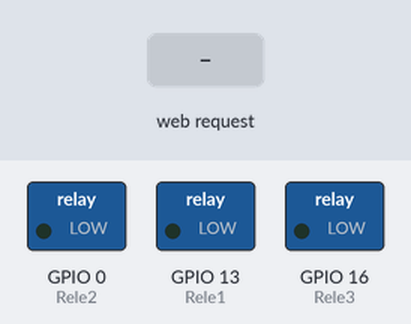
Recording of a sketch running on a simulated ESP8266 (NodeMCU). Shown: switched loads named in the sketch (green lamp = pin HIGH). Inputs (shaded band) come from the test bench. WiFi joins after 1.5 s; servers stay silent unless stated; what the sketch prints to the serial monitor is not drawn.

Above: at 12.7 s.
12.8 s: HTTP request GET /CN-R1-ON received
At 13.8 s:
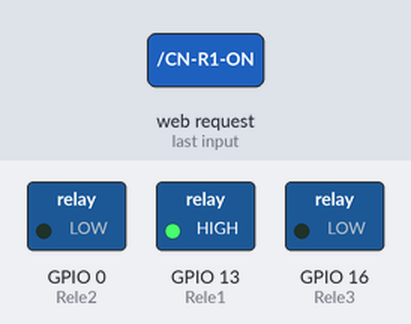
14.3 s: HTTP request GET /CN-RT-ON received
At 15.0 s:
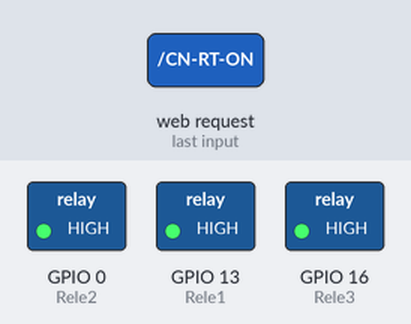
15.8 s: HTTP request GET /CN-R1-OFF received
At 16.2 s:
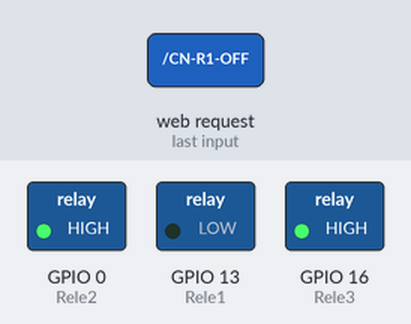
17.3 s: HTTP request GET /CN-R2-OFF received
At 18.5 s:
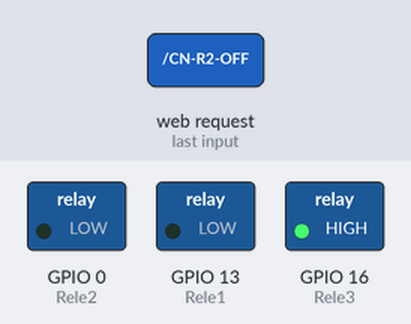
18.8 s: HTTP request GET /CN-R1-ON received
At 19.6 s:
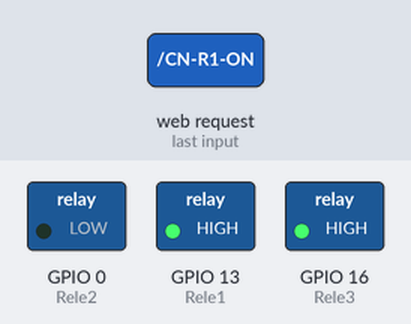
20.3 s: HTTP request GET /CN-R2-ON received
At 20.7 s:
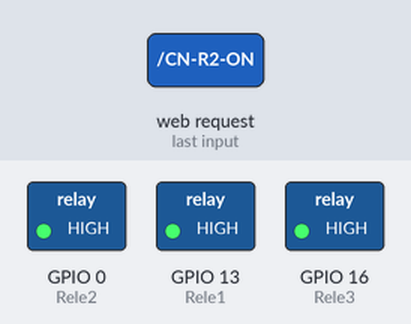
Timing chart, 0 to 22.8 s (numbered marks = the images above; inputs shaded):
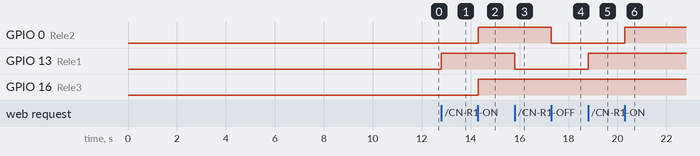

The sketch:

Monitoreo_control_nivel.ino
```cpp
#include <ESP8266WiFi.h>
 #include <Wire.h>
const char* ssid = "RED NODE";
const char* password = "RED12345";

IPAddress ip(192,168,0,10);
IPAddress gateway(192, 168, 0, 1);
IPAddress subnet(255, 255, 255, 0);
WiFiServer server(80);

const int Rele1= 13;
const int Rele2= 0;
const int Rele3= 16;

int Estado1,Estado2,Estado3=0;

const int triger1 = 2;
const int echo1   = 10;
const int triger2 = 4;
const int echo2   = 5;
const int triger3 = 14;
const int echo3   = 12;

int d1,d2,d3;
long esp1,esp2,esp3;
void setup()
{
  Serial.begin(9600);
  delay(10);
  Serial.println();
  Serial.print("Conectando a la red WIFI ");
  Serial.println(ssid);
  WiFi.begin(ssid, password);
  WiFi.config(ip, gateway, subnet);
  while (WiFi.status() != WL_CONNECTED) {
  delay(500);
  Serial.print(".");
  }
  Serial.println("");
  Serial.println("WiFi conectado");
  server.begin();
  Serial.println("Servidor web ejecutándose, Esperando IP...");
  delay(10000);
  Serial.println(WiFi.localIP());


  pinMode(Rele1, OUTPUT); // Luces
  pinMode(Rele2, OUTPUT); // Luces
  pinMode(Rele3, OUTPUT); // Luces
  digitalWrite(Rele1, LOW);
  digitalWrite(Rele2, LOW);
  digitalWrite(Rele3, LOW);

  pinMode(triger1, OUTPUT);
  pinMode(echo1,    INPUT);
  pinMode(triger2, OUTPUT);
  pinMode(echo2,    INPUT);
  pinMode(triger3, OUTPUT);
  pinMode(echo3,    INPUT);

  digitalWrite(triger1, LOW);
  digitalWrite(triger2, LOW);
  digitalWrite(triger3, LOW);
  }
void loop()
{

  WiFiClient client = server.available();

  if (client)
  {
    Serial.println("New client");
    boolean blank_line = true;
     String currentLine = "";
    while (client.connected()) {
      if (client.available()) {
        char c = client.read();
        Serial.write(c);
     if (c == '\n')
     {
       if (currentLine.length() == 0)
     {
        client.println();
        break;
       }
       else
       { currentLine = "";
       }
     }
     else if (c != '\r')
     {  currentLine += c;
     }


///////////////////////////////////////////////////////////////////////////  Monitoreo de nivel  ////////////////////////////////////////////////////////////////////////////////////////////////
                                                                //  #IP=192.168.5.10/N1=14cm/N2=14cm/N3=14cm/#
    if (currentLine.endsWith("GET /CN-Valores"))  {
       digitalWrite(triger1, LOW);delayMicroseconds(10);digitalWrite(triger1, HIGH);delayMicroseconds(10);digitalWrite(triger1, LOW);esp1 = (pulseIn(echo1, HIGH)/2); d1 = int(esp1 * 0.0343);
       delay (1000);
       digitalWrite(triger2, LOW);delayMicroseconds(10);digitalWrite(triger2, HIGH);delayMicroseconds(10);digitalWrite(triger2, LOW);esp2 = (pulseIn(echo2, HIGH)/2); d2 = int(esp2 * 0.0343);
       delay (1000);
       digitalWrite(triger3, LOW);delayMicroseconds(10);digitalWrite(triger3, HIGH);delayMicroseconds(10);digitalWrite(triger3, LOW);esp3 = (pulseIn(echo3, HIGH)/2); d3 = int(esp3 * 0.0343);
       delay (1000);
                                                 client.print("#IP=");client.print(WiFi.localIP());client.print("/");
                                                 client.print("N1=");client.print(d1);client.print("cm");client.print("/");client.print("N2=");client.print(d2);client.print("cm");client.print("/");client.print("N3=");client.print(d3);client.print("cm");
                                                 client.println("/#");}

//////////////////////////////////////////////////////////////////////////////  CONTROL ON/OFF RELE 1//////////////////////////////////////////////////////////////////////////////////////////////////
                                                                      //#IP=192.168.5.10/R1=1/R2=0/R3=0#
    if (currentLine.endsWith("GET /CN-R1-ON")) { digitalWrite(Rele1, HIGH);Estado1=1;client.print("#IP=");client.print(WiFi.localIP());client.print("/");client.print("R1=");client.print(Estado1);client.print("/");client.print("R2=");client.print(Estado2);client.print("/");client.print("R3=");client.print(Estado3);
                                                client.println("/#");}
    if (currentLine.endsWith("GET /CN-R1-OFF")) { digitalWrite(Rele1,LOW);Estado1=0;client.print("#IP=");client.print(WiFi.localIP());client.print("/");client.print("R1=");client.print(Estado1);client.print("/");client.print("R2=");client.print(Estado2);client.print("/");client.print("R3=");client.print(Estado3);
                                                client.println("/#");}
 //////////////////////////////////////////////////////////////////////////////  CONTROL ON/OFF RELE 2 //////////////////////////////////////////////////////////////////////////////////////////////////
                                                                          //#IP=192.168.5.10/R1=1/R2=1/R3=0#
    if (currentLine.endsWith("GET /CN-R2-ON")) { digitalWrite(Rele2, HIGH);Estado2=1;client.print("#IP=");client.print(WiFi.localIP());client.print("/");client.print("R1=");client.print(Estado1);client.print("/");client.print("R2=");client.print(Estado2);client.print("/");client.print("R3=");client.print(Estado3);
                                               client.println("/#");}
    if (currentLine.endsWith("GET /CN-R2-OFF")) { digitalWrite(Rele2,LOW);Estado2=0;client.print("#IP=");client.print(WiFi.localIP());client.print("/");client.print("R1=");client.print(Estado1);client.print("/");client.print("R2=");client.print(Estado2);client.print("/");client.print("R3=");client.print(Estado3);
                                               client.println("/#");}
//////////////////////////////////////////////////////////////////////////////  CONTROL ON/OFF RELE 3 //////////////////////////////////////////////////////////////////////////////////////////////////
                                                                         //#IP=192.168.5.10/R1=1/R2=1/R3=1#
    if (currentLine.endsWith("GET /CN-R3-ON")) { digitalWrite(Rele3, HIGH);Estado3=1;client.print("#IP=");client.print(WiFi.localIP());client.print("/");client.print("R1=");client.print(Estado1);client.print("/");client.print("R2=");client.print(Estado2);client.print("/");client.print("R3=");client.print(Estado3);
                                               client.println("/#");}
    if (currentLine.endsWith("GET /CN-R3-OFF")) { digitalWrite(Rele3,LOW);Estado3=0;client.print("#IP=");client.print(WiFi.localIP());client.print("/");client.print("R1=");client.print(Estado1);client.print("/");client.print("R2=");client.print(Estado2);client.print("/");client.print("R3=");client.print(Estado3);
                                               client.println("/#");}

//////////////////////////////////////////////////////////////////////////////  CONTROL ON/OFF RELES /////////////////////////////////////////////////////////////////////////////////////////////////

 if (currentLine.endsWith("GET /CN-RT-ON")) { digitalWrite(Rele1,HIGH);digitalWrite(Rele2,HIGH);digitalWrite(Rele3,HIGH);Estado1=1,Estado2=1,Estado3=1;client.print("#IP=");client.print(WiFi.localIP());client.print("/");client.print("R1=");client.print(Estado1);client.print("/");client.print("R2=");client.print(Estado2);client.print("/");client.print("R3=");client.print(Estado3);
                                              client.println("/#");}
 if (currentLine.endsWith("GET /CN-RT-OFF")) { digitalWrite(Rele1,LOW);digitalWrite(Rele2,LOW);digitalWrite(Rele3,LOW);Estado1=0,Estado2=0,Estado3=0;client.print("#IP=");client.print(WiFi.localIP());client.print("/");client.print("R1=");client.print(Estado1);client.print("/");client.print("R2=");client.print(Estado2);client.print("/");client.print("R3=");client.print(Estado3);
                                              client.println("/#");}


    }
    }
////////  Se cierra la conexion:  //////////////////////////////////////////////////
    client.stop();
    Serial.println("cliente desconectado");
  }
}
```

Measured:
- after the input at 12.8 s, GPIO 13 (Rele1): LOW → HIGH at once
- after the input at 14.3 s, GPIO 0 (Rele2), GPIO 16 (Rele3): LOW → HIGH at once
- after the input at 15.8 s, GPIO 13 (Rele1): HIGH → LOW at once
- after the input at 17.3 s, GPIO 0 (Rele2): HIGH → LOW at once
- after the input at 18.8 s, GPIO 13 (Rele1): LOW → HIGH at once
- after the input at 20.3 s, GPIO 0 (Rele2): LOW → HIGH at once
